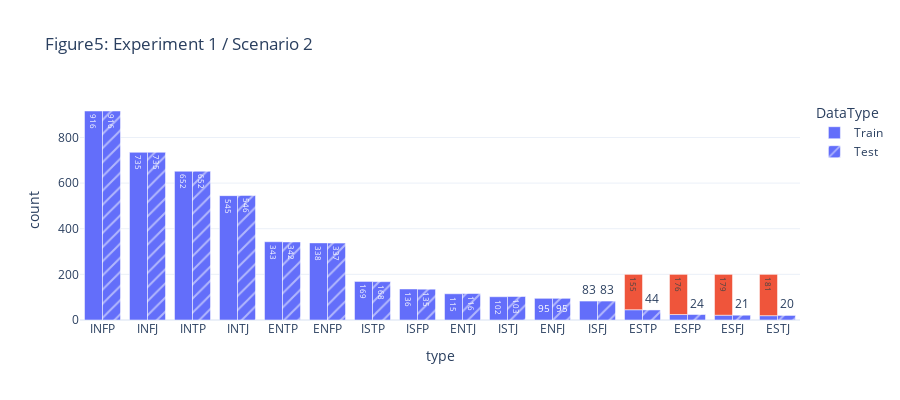

Notebook source saved alongside this figure:
### Markdown cell above
## Experiment 1

### Code cell
figs['실험셋업시각화_실험1시나리오2'].layout['title']['text']='Figure5: Experiment 1 / Scenario 2 '
figs['실험셋업시각화_실험1시나리오2'].show(width=750)

### Figure 1 — Plotly figure (JSON) as saved in the notebook; plotly's stock layout.template omitted (floating-point values rounded to 4 significant figures)
{"data": [{"alignmentgroup": "True", "customdata": [["Kaggle"], ["Kaggle"], ["Kaggle"], ["Kaggle"], ["Kaggle"], ["Kaggle"], ["Kaggle"], ["Kaggle"], ["Kaggle"], ["Kaggle"], ["Kaggle"], ["Kaggle"], ["Kaggle"], ["Kaggle"], ["Kaggle"], ["Kaggle"], ["ChatGpt"], ["ChatGpt"], ["ChatGpt"], ["ChatGpt"]], "hovertemplate": "Type=%{x}<br>Count=%{text}<br>DataType=Train<br>Source=%{customdata[0]}<br><extra></extra>", "legendgroup": "Train", "marker": {"color": ["#636efa", "#636efa", "#636efa", "#636efa", "#636efa", "#636efa", "#636efa", "#636efa", "#636efa", "#636efa", "#636efa", "#636efa", "#636efa", "#636efa", "#636efa", "#636efa", "#EF553B", "#EF553B", "#EF553B", "#EF553B"], "coloraxis": "coloraxis", "pattern": {"shape": ""}}, "name": "Train", "offsetgroup": "Train", "orientation": "v", "showlegend": true, "text": [916, 735, 652, 545, 343, 338, 169, 136, 115, 102, 95, 83, 45, 24, 21, 19, 181, 179, 176, 155], "textposition": "auto", "type": "bar", "x": ["INFP", "INFJ", "INTP", "INTJ", "ENTP", "ENFP", "ISTP", "ISFP", "ENTJ", "ISTJ", "ENFJ", "ISFJ", "ESTP", "ESFP", "ESFJ", "ESTJ", "ESTJ", "ESFJ", "ESFP", "ESTP"], "xaxis": "x", "y": [916, 735, 652, 545, 343, 338, 169, 136, 115, 102, 95, 83, 45, 24, 21, 19, 181, 179, 176, 155], "yaxis": "y"}, {"alignmentgroup": "True", "customdata": [["Kaggle"], ["Kaggle"], ["Kaggle"], ["Kaggle"], ["Kaggle"], ["Kaggle"], ["Kaggle"], ["Kaggle"], ["Kaggle"], ["Kaggle"], ["Kaggle"], ["Kaggle"], ["Kaggle"], ["Kaggle"], ["Kaggle"], ["Kaggle"]], "hovertemplate": "Type=%{x}<br>Count=%{text}<br>DataType=Train<br>Source=%{customdata[0]}<br><extra></extra>", "legendgroup": "Test", "marker": {"color": ["#636efa", "#636efa", "#636efa", "#636efa", "#636efa", "#636efa", "#636efa", "#636efa", "#636efa", "#636efa", "#636efa", "#636efa", "#636efa", "#636efa", "#636efa", "#636efa", "#636efa", "#636efa", "#636efa", "#636efa"], "coloraxis": "coloraxis", "pattern": {"shape": "/"}}, "name": "Test", "offsetgroup": "Test", "orientation": "v", "showlegend": true, "text": [916, 735, 652, 546, 342, 337, 168, 135, 116, 103, 95, 83, 44, 24, 21, 20], "textposition": "auto", "type": "bar", "x": ["INFP", "INFJ", "INTP", "INTJ", "ENTP", "ENFP", "ISTP", "ISFP", "ENTJ", "ISTJ", "ENFJ", "ISFJ", "ESTP", "ESFP", "ESFJ", "ESTJ"], "xaxis": "x", "y": [916, 735, 652, 546, 342, 337, 168, 135, 116, 103, 95, 83, 44, 24, 21, 20], "yaxis": "y"}], "layout": {"barmode": "group", "coloraxis": {"colorbar": {"title": {"text": "color"}}, "colorscale": [[0, "#0d0887"], [0.1111, "#46039f"], [0.2222, "#7201a8"], [0.3333, "#9c179e"], [0.4444, "#bd3786"], [0.5556, "#d8576b"], [0.6667, "#ed7953"], [0.7778, "#fb9f3a"], [0.8889, "#fdca26"], [1, "#f0f921"]]}, "height": 400, "legend": {"title": {"text": "DataType"}, "tracegroupgap": 0}, "title": {"text": "Figure5: Experiment 1 / Scenario 2 "}, "width": 900, "xaxis": {"anchor": "y", "autorange": true, "domain": [0, 1], "range": [-0.5, 15.5], "title": {"text": "type"}, "type": "category"}, "yaxis": {"anchor": "x", "autorange": true, "domain": [0, 1], "range": [0, 964.2], "title": {"text": "count"}, "type": "linear"}}}
